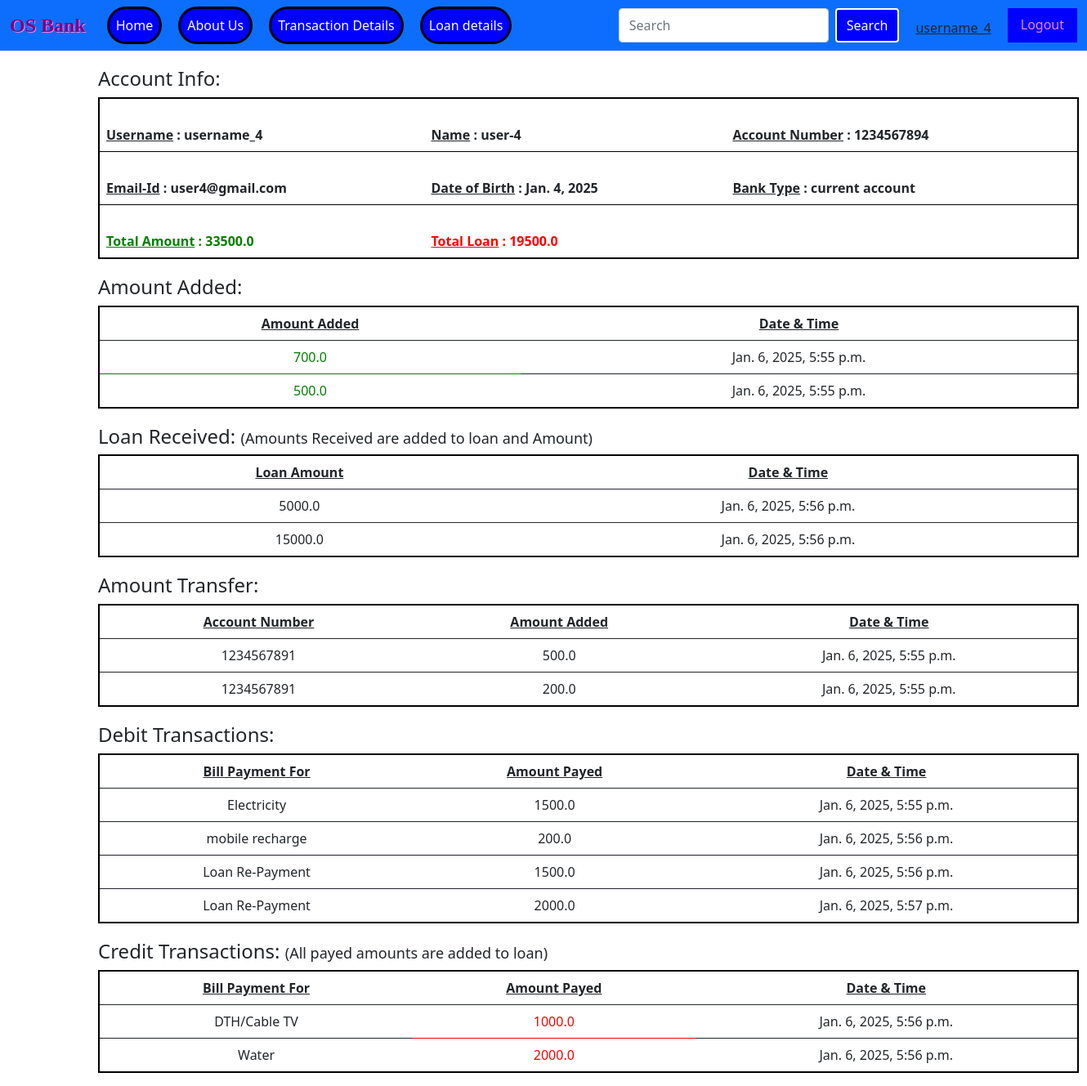
Screenshot of /transaction_details (signed in) with the database file from the repository.
### bankapp/models.py (models this page shows)
class Bankupload(models.Model):
    user = models.OneToOneField(User, on_delete = models.CASCADE, null=True)
    name = models.CharField(max_length = 100)
    acc_no = models.CharField(max_length = 10, primary_key=True)
    email = models.EmailField(max_length = 254, null=True, blank=True)
    date_of_birth = models.DateField()
    amount = models.FloatField()
    bank_type = models.CharField(max_length = 15, choices = bank_type_choices)
    loan = models.FloatField(default = 0, null = True, blank = True)
    updated = models.DateTimeField(auto_now=True)
    created = models.DateTimeField(auto_now_add=True)

class AmountAdded(models.Model):
    user = models.ForeignKey(User, on_delete = models.CASCADE, null=True)
    amount_added = models.FloatField(default = 0, null=True)
    updated = models.DateTimeField(auto_now=True)
    created = models.DateTimeField(auto_now_add=True)

class GetLoan(models.Model):
    user = models.ForeignKey(User, on_delete = models.CASCADE, null=True)
    loan_amount = models.FloatField(default = 0, null=True)
    updated = models.DateTimeField(auto_now=True)
    created = models.DateTimeField(auto_now_add=True)

class AmountTransfer(models.Model):
    user = models.ForeignKey(User, on_delete = models.CASCADE, null=True)
    account_number = models.ForeignKey(Bankupload, on_delete = models.CASCADE, null=True)
    amount_added = models.FloatField(default = 0, null=True)
    updated = models.DateTimeField(auto_now=True)
    created = models.DateTimeField(auto_now_add=True)

class DebitPayment(models.Model):
    user = models.ForeignKey(User, on_delete = models.CASCADE, null=True)
    bill_payments = models.CharField(max_length = 15, choices = debit_bill_payments_choices)
    debitpay_amount = models.FloatField(default = 0, null=True)
    updated = models.DateTimeField(auto_now=True)
    created = models.DateTimeField(auto_now_add=True)

class CreditPayment(models.Model):
    user = models.ForeignKey(User, on_delete = models.CASCADE, null=True)
    bill_payments = models.CharField(max_length = 15, choices = credit_bill_payments_choices)
    creditpay_amount = models.FloatField(default = 0, null=True)
    updated = models.DateTimeField(auto_now=True)
    created = models.DateTimeField(auto_now_add=True)

### bankapp/views.py (the view)
# urls.py: path('transaction_details', trans_details, name = "trans_details"),
@login_required(login_url = 'login')
def trans_details(request):
    user = request.user
    detail0 = Bankupload.objects.all().filter(user=user)
    detail1a = AmountAdded.objects.all().filter(user=user)
    detail1b = GetLoan.objects.all().filter(user=user)
    detail1c = AmountTransfer.objects.all().filter(user=user)
    detail2 = DebitPayment.objects.all().filter(user=user)
    detail3 = CreditPayment.objects.all().filter(user=user)
    context = {'detail0': detail0, 'detail1a': detail1a, 'detail1b': detail1b, 'detail1c': detail1c, 'detail2': detail2, 'detail3': detail3,}
    return render(request, 'trans_details.html', context)

### Templates/trans_details.html
{% extends 'main.html' %}
{% block body_block %}
{% load static %}
<h4 id="tablehead">Account Info:</h4>
<table class="table">
  {% for detail in detail0 %}
    <thead>
      <tr>
        <th scope="col">
          <br><a style="text-decoration: underline;">Username</a> : {{detail.user}} <br>
        </th>
        <th>
          <br><a style="text-decoration: underline;">Name</a> : {{detail.name}} <br>
        </th>
        <th>
          <br><a style="text-decoration: underline;">Account Number</a> : {{detail.acc_no}} <br>
        </th>
      </tr>
      <tr>
        <th>
          <br><a style="text-decoration: underline;">Email-Id</a> : {{detail.email}} <br>
        </th>
        <th>
          <br><a style="text-decoration: underline;">Date of Birth</a> : {{detail.date_of_birth}} <br>
        </th>
        <th>
          <br><a style="text-decoration: underline;">Bank Type</a> : {{detail.bank_type}} <br>
        </th>
      </tr>
      <tr>
        <th style="color: green;">
          <br><a style="text-decoration: underline;">Total Amount</a> : {{detail.amount}} <br>
        </th>
        <th style="color: red;">
          <br><a style="text-decoration: underline;">Total Loan</a> : {{detail.loan}} <br>
        </th>
      </tr>
    </thead>
  {% endfor %}
</table>
<h4 id="tablehead">Amount Added:</h4>
<table class="table" style="text-align: center;">
    <thead>
      <tr style="text-decoration: underline;">
        <th scope="col">Amount Added</th>
        <th scope="col">Date & Time</th>
      </tr>
    </thead>
    {% for detail in detail1a %}
    <tbody>
      <tr>
        <td style="color: green;">{{detail.amount_added}}</td>
        <td>{{detail.created}}</td>
      </tr>
    </tbody>
    {% endfor %}
</table>
<h4 id="tablehead">Loan Received: <a style="font-weight: lighter; font-size: 18px;">(Amounts Received are added to loan and Amount)</a></h4>
<table class="table" style="text-align: center;">
    <thead>
      <tr style="text-decoration: underline;">
        <th scope="col">Loan Amount</th>
        <th scope="col">Date & Time</th>
      </tr>
    </thead>
    {% for detail in detail1b %}
    <tbody>
      <tr>
        <td>{{detail.loan_amount}}</td>
        <td>{{detail.created}}</td>
      </tr>
    </tbody>
    {% endfor %}
</table>
<h4 id="tablehead">Amount Transfer:</h4>
<table class="table" style="text-align: center;">
    <thead>
      <tr style="text-decoration: underline;">
        <th scope="col">Account Number</th>
        <th scope="col">Amount Added</th>
        <th scope="col">Date & Time</th>
      </tr>
    </thead>
    {% for detail in detail1c %}
    <tbody>
      <tr>
        <td>{{detail.account_number.pk}}</td>
        <td>{{detail.amount_added}}</td>
        <td>{{detail.created}}</td>
      </tr>
    </tbody>
    {% endfor %}
</table>
<h4 id="tablehead">Debit Transactions:</h4>
<table class="table" style="text-align: center;">
    <thead>
      <tr style="text-decoration: underline;">
        <th scope="col">Bill Payment For</th>
        <th scope="col">Amount Payed</th>
        <th scope="col">Date & Time</th>
      </tr>
    </thead>
    {% for detail in detail2 %}
    <tbody>
      <tr>
        <td>{{detail.bill_payments}}</td>
        <td>{{detail.debitpay_amount}}</td>
        <td>{{detail.created}}</td>
      </tr>
    </tbody>
    {% endfor %}
</table>
<h4 id="tablehead">Credit Transactions: <a style="font-weight: lighter; font-size: 18px;">(All payed amounts are added to loan)</a></h4>
<table class="table" style="text-align: center;">
    <thead>
      <tr style="text-decoration: underline;">
        <th scope="col">Bill Payment For</th>
        <th scope="col">Amount Payed</th>
        <th scope="col">Date & Time</th>
      </tr>
    </thead>
    {% for detail in detail3 %}
    <tbody>
      <tr>
        <td>{{detail.bill_payments}}</td>
        <td style="color: red;">{{detail.creditpay_amount}}</td>
        <td>{{detail.created}}</td>
      </tr>
    </tbody>
    {% endfor %}
</table>
{% endblock %}

### Templates/main.html (shortened to what this page needs)
{% load static %}
<!DOCTYPE html>
<html lang="en">
<head>
    <link href="https://cdn.jsdelivr.net/npm/bootstrap@5.0.2/dist/css/bootstrap.min.css" rel="stylesheet">
</head>
<body>
    <nav class="navbar navbar-expand-lg navbar-light bg-primary">
        <div class="container-fluid">
          <a class="navbar-brand" id="id1" href="#">OS Bank</a>
          <div class="collapse navbar-collapse" id="navbarSupportedContent">
            <ul class="navbar-nav me-auto mb-2 mb-lg-0" id="nav-bar">
              <li class="nav-item">
                <a class="nav-link active" aria-current="page" href="{% url 'home' %}">Home</a>
              </li>
              <li class="nav-item">
                <a class="nav-link active" aria-current="page" href="{% url 'about' %}">About Us</a>
              </li>
              {% if user.is_authenticated %}
              <li class="nav-item">
                <a class="nav-link active" aria-current="page" href="{% url 'trans_details' %}">Transaction Details</a>
              </li>
              <li class="nav-item">
                <a class="nav-link active" aria-current="page" href="{% url 'loan_EMI' %}">Loan details</a>
              </li>
              {% endif %}
            </ul>
            <form class="d-flex">
              <input class="form-control me-2" type="search" placeholder="Search" aria-label="Search">
              <button class="btn btn-outline-success" type="submit" style="color: white; border: 2px solid; background-color: blue;">Search</button>
              {% if user.is_authenticated %}
              <h6 class="mb-6" style="text-decoration: underline; margin-left: 20px; margin-top: 15px;">{{user.username}}</h6>
              <a class="nav-link" id="id_1" href="{% url 'logout' %}">Logout</a>
              {% else %}
              <a class="nav-link" id="id_1" href="{% url 'login' %}">Login</a>
              {% endif %}
            </form>
          </div>
        </div>
      </nav>
      <div class="body">
        {% block body_block %}
        {% endblock %}
      </div>
</body>
</html>

### Templates/main.html (style rules this page uses)
#id1 { color: purple; font-size: x-large; font-family: serif; font-weight: bolder; text-shadow: 1px 1px violet; }
#id_1 { background-color: blue; color: violet; border: 20px auto; margin-left: 20px; cursor: pointer; }
.table { margin-left: 120px; border: 2px solid black; max-width: 1200px; }
#tablehead { margin-left: 120px; margin-top: 20px; }
#nav-bar li a { border: 3px solid black; color: white; background-color: blue; margin-left: 10px; margin-right: 10px; border-radius: 30px; }

### rows the page displays
Bankupload: user "username_4", name "user-4", acc_no "1234567894", email "user4@gmail.com", date_of_birth "Jan. 4, 2025", bank_type "current account", amount "33500.0", loan "19500.0"
AmountAdded: amount_added "700.0", created "Jan. 6, 2025, 5:55 p.m."
AmountAdded: amount_added "500.0", created "Jan. 6, 2025, 5:55 p.m."
GetLoan: loan_amount "5000.0", created "Jan. 6, 2025, 5:56 p.m."
GetLoan: loan_amount "15000.0", created "Jan. 6, 2025, 5:56 p.m."
AmountTransfer: account_number.pk "1234567891", amount_added "500.0", created "Jan. 6, 2025, 5:55 p.m."
AmountTransfer: account_number.pk "1234567891", amount_added "200.0", created "Jan. 6, 2025, 5:55 p.m."
DebitPayment: bill_payments "Electricity", debitpay_amount "1500.0", created "Jan. 6, 2025, 5:55 p.m."
DebitPayment: bill_payments "mobile recharge", debitpay_amount "200.0", created "Jan. 6, 2025, 5:56 p.m."
DebitPayment: bill_payments "Loan Re-Payment", debitpay_amount "1500.0", created "Jan. 6, 2025, 5:56 p.m."
DebitPayment: bill_payments "Loan Re-Payment", debitpay_amount "2000.0", created "Jan. 6, 2025, 5:57 p.m."
CreditPayment: bill_payments "DTH/Cable TV", creditpay_amount "1000.0", created "Jan. 6, 2025, 5:56 p.m."
CreditPayment: bill_payments "Water", creditpay_amount "2000.0", created "Jan. 6, 2025, 5:56 p.m."

### other values shown
{{ user.username }} "username_4"
